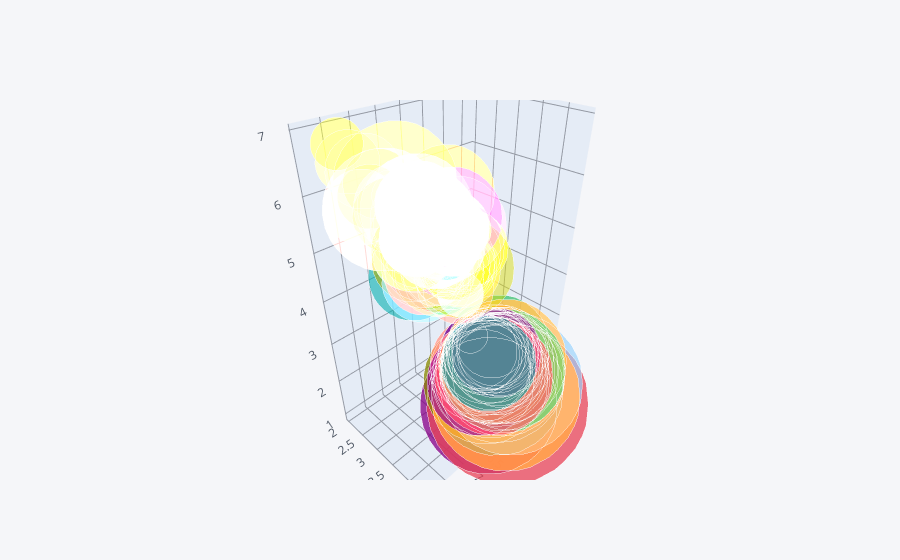

Here is the notebook cell this chart was saved with:
### Code cell
df.iplot(x='sepal_length',y='sepal_width',z='petal_length',kind='bubble3d',size='sepal_width')

### Figure 1 — Plotly figure (JSON) as saved in the notebook; plotly's stock layout.template omitted (floating-point values rounded to 4 significant figures; data arrays with more than 128 entries replaced by an {"elided": "..."} marker saying what was removed)
{"data": [{"marker": {"color": {"elided": "150 str values"}, "opacity": 0.8, "size": {"elided": "150 int values"}, "symbol": "circle"}, "mode": "markers", "text": {"elided": "150 str values"}, "type": "scatter3d", "x": {"elided": "150 float values"}, "y": {"elided": "150 float values"}, "z": {"elided": "150 float values"}}], "layout": {"legend": {"bgcolor": "#F5F6F9", "font": {"color": "#4D5663"}}, "paper_bgcolor": "#F5F6F9", "plot_bgcolor": "#F5F6F9", "scene": {"xaxis": {"gridcolor": "#9499A3", "showgrid": true, "tickfont": {"color": "#4D5663"}, "title": {"font": {"color": "#4D5663"}, "text": ""}, "zerolinecolor": "#9499A3"}, "yaxis": {"gridcolor": "#9499A3", "showgrid": true, "tickfont": {"color": "#4D5663"}, "title": {"font": {"color": "#4D5663"}, "text": ""}, "zerolinecolor": "#9499A3"}, "zaxis": {"gridcolor": "#9499A3", "showgrid": true, "tickfont": {"color": "#4D5663"}, "title": {"font": {"color": "#4D5663"}, "text": ""}, "zerolinecolor": "#9499A3"}}, "title": {"font": {"color": "#4D5663"}}}}
